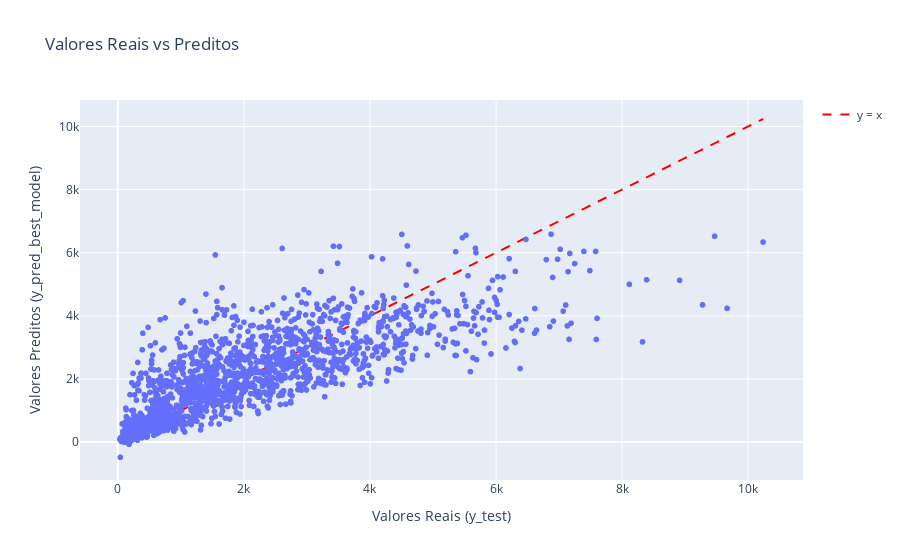

The notebook cell saved with this chart:
### Markdown cell above
Visualização do resultado obtido.

### Code cell
scatter_plot = px.scatter(x=y_test, y=y_pred_best_model, labels={
    "x": "Valores Reais (y_test)",
    "y": "Valores Preditos (y_pred_best_model)"
}, title="Valores Reais vs Preditos")

# Adicionar linha y=x para representar predições perfeitas
scatter_plot.add_trace(go.Scatter(x=y_test, y=y_test, mode='lines', name='y = x', line=dict(color='red', dash='dash')))

# Mostrar os gráficos
scatter_plot.show()

### Figure 1 — Plotly figure (JSON) as saved in the notebook; plotly's stock layout.template omitted (floating-point values rounded to 4 significant figures; data arrays with more than 128 entries replaced by an {"elided": "..."} marker saying what was removed)
{"data": [{"hovertemplate": "Valores Reais (y_test)=%{x}<br>Valores Preditos (y_pred_best_model)=%{y}<extra></extra>", "legendgroup": "", "marker": {"color": "#636efa", "symbol": "circle"}, "mode": "markers", "name": "", "showlegend": false, "type": "scattergl", "x": {"elided": "1705 float values"}, "xaxis": "x", "y": {"elided": "1705 float values"}, "yaxis": "y"}, {"line": {"color": "red", "dash": "dash"}, "mode": "lines", "name": "y = x", "type": "scatter", "x": {"elided": "1705 float values"}, "y": {"elided": "1705 float values"}}], "layout": {"legend": {"tracegroupgap": 0}, "title": {"text": "Valores Reais vs Preditos"}, "xaxis": {"anchor": "y", "domain": [0, 1], "title": {"text": "Valores Reais (y_test)"}}, "yaxis": {"anchor": "x", "domain": [0, 1], "title": {"text": "Valores Preditos (y_pred_best_model)"}}}}
